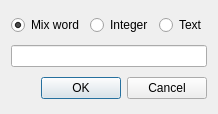
<ui version="4.0" >
 <class>Dialog</class>
 <widget class="QDialog" name="Dialog" >
  <property name="windowModality" >
   <enum>Qt::NonModal</enum>
  </property>
  <property name="geometry" >
   <rect>
    <x>0</x>
    <y>0</y>
    <width>218</width>
    <height>114</height>
   </rect>
  </property>
  <property name="windowTitle" >
   <string>Cell #0000</string>
  </property>
  <layout class="QVBoxLayout" >
   <item>
    <layout class="QHBoxLayout" >
     <item>
      <widget class="QRadioButton" name="type_word" >
       <property name="text" >
        <string>Mix word</string>
       </property>
       <property name="checked" >
        <bool>true</bool>
       </property>
      </widget>
     </item>
     <item>
      <widget class="QRadioButton" name="type_int" >
       <property name="text" >
        <string>Integer</string>
       </property>
      </widget>
     </item>
     <item>
      <widget class="QRadioButton" name="type_str" >
       <property name="text" >
        <string>Text</string>
       </property>
      </widget>
     </item>
    </layout>
   </item>
   <item>
    <widget class="QLineEdit" name="input_line" >
     <property name="windowModality" >
      <enum>Qt::WindowModal</enum>
     </property>
    </widget>
   </item>
   <item>
    <widget class="QDialogButtonBox" name="buttonBox" >
     <property name="autoFillBackground" >
      <bool>true</bool>
     </property>
     <property name="orientation" >
      <enum>Qt::Horizontal</enum>
     </property>
     <property name="standardButtons" >
      <set>QDialogButtonBox::Cancel|QDialogButtonBox::NoButton|QDialogButtonBox::Ok</set>
     </property>
    </widget>
   </item>
  </layout>
 </widget>
 <resources/>
 <connections>
  <connection>
   <sender>buttonBox</sender>
   <signal>accepted()</signal>
   <receiver>Dialog</receiver>
   <slot>accept()</slot>
   <hints>
    <hint type="sourcelabel" >
     <x>248</x>
     <y>254</y>
    </hint>
    <hint type="destinationlabel" >
     <x>157</x>
     <y>274</y>
    </hint>
   </hints>
  </connection>
  <connection>
   <sender>buttonBox</sender>
   <signal>rejected()</signal>
   <receiver>Dialog</receiver>
   <slot>reject()</slot>
   <hints>
    <hint type="sourcelabel" >
     <x>316</x>
     <y>260</y>
    </hint>
    <hint type="destinationlabel" >
     <x>286</x>
     <y>274</y>
    </hint>
   </hints>
  </connection>
 </connections>
</ui>
